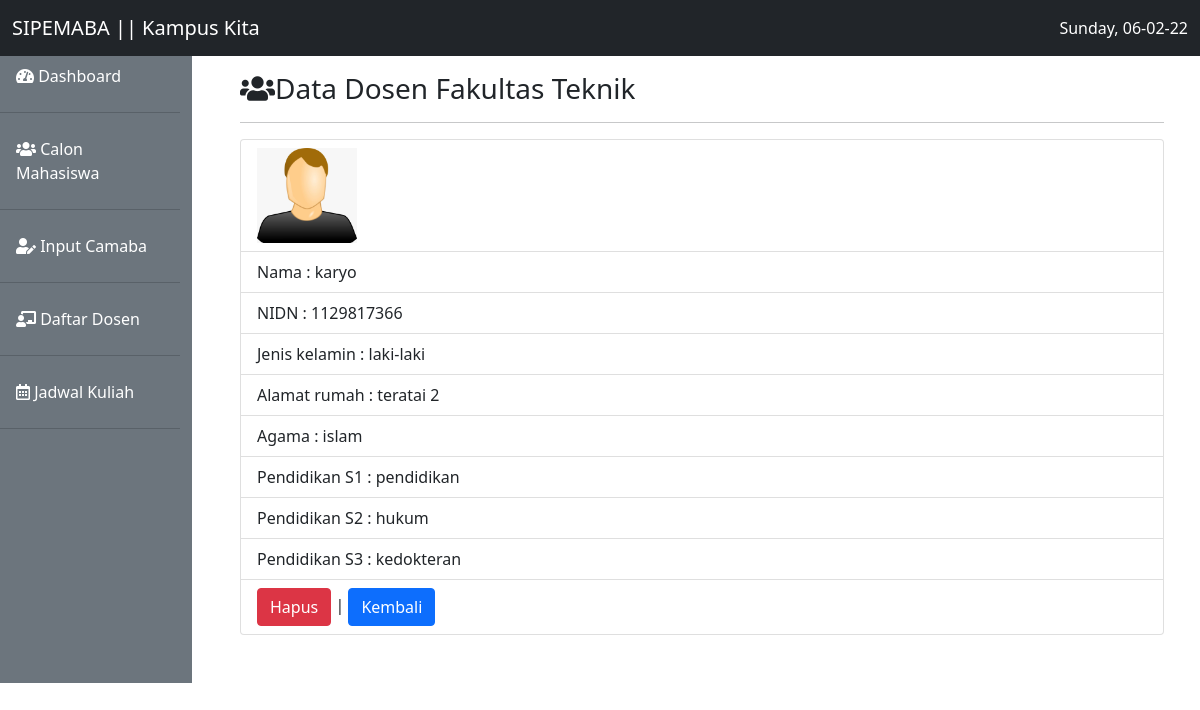
The app's page /EKT2_1904030022/detaildsn.php?id=1129817366 with its own data.
### tables this page shows
CREATE TABLE `daftar_dosen` (
  `foto_dosen` varchar(12) NOT NULL,
  `nama` varchar(35) NOT NULL,
  `nidn` int(15) NOT NULL,
  `jenis_kelamin` varchar(20) NOT NULL,
  `email` varchar(35) NOT NULL,
  `alamat_rumah` varchar(300) NOT NULL,
  `agama` varchar(10) NOT NULL,
  `pendidikanS1` varchar(35) NOT NULL,
  `pendidikanS2` varchar(35) NOT NULL,
  `pendidikanS3` varchar(35) NOT NULL
);

### EKT2_1904030022/functions.php (called while the page is built, shortened)
<?php
$konn = mysqli_connect('localhost', 'root', '', 'wpsmt5');
function query($query)
{
  global $konn;
  $result = mysqli_query($konn, $query);
  if (mysqli_num_rows($result) == 1) {
    return mysqli_fetch_assoc($result);
  }
  $rows = [];
  return $rows;
}

### EKT2_1904030022/detaildsn.php (the view, shortened to what this page needs)
<?php
require 'functions.php';
$id = $_GET['id'];
$dsn = query("SELECT * FROM daftar_dosen WHERE nidn=$id");
?>
<!doctype html>
<html lang="en">
<head>
  <link href="tema/bootstrap/css/bootstrap.min.css" rel="stylesheet">
  <link rel="stylesheet" href="tema/fontawesome/css/all.min.css">
</head>
<body>
  <nav class="navbar navbar-expand-lg navbar-light bg-dark fixed-top">
    <div class="container-fluid">
      <a class="navbar-brand text-white" href="#">SIPEMABA || Kampus Kita</a>
      <div class="collapse navbar-collapse" id="navbarSupportedContent">
        <div class="text-white">
          <?php
          echo date('l, d-m-y');
          ?>
        </div>
      </div>
    </div>
  </nav>
  <div class="row mt-4">
    <div class="col-md-2 mt-2 pr-3 pt-4 bg-secondary">
      <ul class="nav flex-column">
        <li class="nav-item">
          <a class="nav-link text-white" aria-current="page" href="#"><i class="fas fa-tachometer-alt"></i> Dashboard</a>
          <hr class="bg-dark">
        </li>
        <li class="nav-item">
          <a class="nav-link text-white" href="index.php"><i class="fas fa-users"></i> Calon Mahasiswa</a>
          <hr>
        </li>
        <li class="nav-item">
          <a class="nav-link text-white" href="tambah.php"><i class="fas fa-user-edit"></i> Input Camaba</a>
          <hr>
        </li>
        <li class="nav-item">
          <a class="nav-link text-white" href="dosen.php"><i class="fas fa-chalkboard-teacher"></i> Daftar Dosen</a>
          <hr>
        </li>
        <li class="nav-item">
          <a class="nav-link text-white" href="#"><i class="far fa-calendar-alt"></i> Jadwal Kuliah</a>
          <hr>
        </li>
      </ul>
    </div>
    <div class="col-md-10 p-5 pt-5">
      <h3><i class="fas fa-users"></i>Data Dosen Fakultas Teknik</h3>
      <hr>
      <ul class="list-group">
        <li class="list-group-item"><img src="image/<?= $dsn['foto_dosen']; ?>" alt="" width="100px"></li>
        <li class="list-group-item">Nama : <?= $dsn['nama']; ?></li>
        <li class="list-group-item">NIDN : <?= $dsn['nidn']; ?></li>
        <li class="list-group-item">Jenis kelamin : <?= $dsn['jenis_kelamin']; ?></li>
        <li class="list-group-item">Alamat rumah : <?= $dsn['alamat_rumah']; ?></li>
        <li class="list-group-item">Agama : <?= $dsn['agama']; ?></li>
        <li class="list-group-item">Pendidikan S1 : <?= $dsn['pendidikanS1']; ?></li>
        <li class="list-group-item">Pendidikan S2 : <?= $dsn['pendidikanS2']; ?></li>
        <li class="list-group-item">Pendidikan S3 : <?= $dsn['pendidikanS3']; ?></li>
        <li class="list-group-item">
          <a href="hapusdsn.php?id=<?= $dsn['nidn']; ?>" onclick="return confirm('Apakah anda yakin akan menghapus data ini?');" class="btn btn-danger" role="button">Hapus</a> |
          <a href="dosen.php" class="btn btn-primary" role="button">Kembali</a>
        </li>
      </ul>
    </div>
  </div>
</body>
</html>

### records on screen
daftar_dosen: foto_dosen (picture), nama "karyo", nidn "1129817366", jenis_kelamin "laki-laki", alamat_rumah "teratai 2", agama "islam", pendidikanS1 "pendidikan", pendidikanS2 "hukum", pendidikanS3 "kedokteran"
